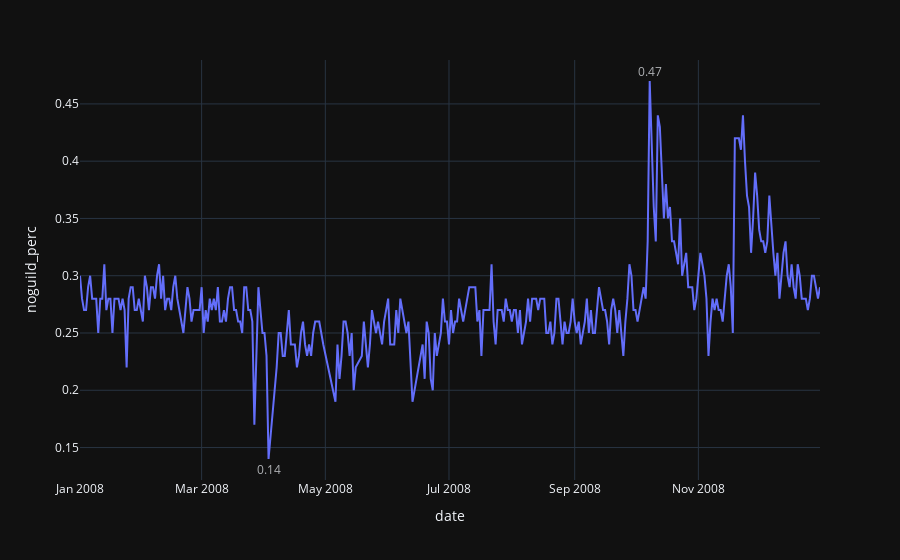

Source (notebook cell):
### Code cell
#dau 중 길드가 없는 유저의 비율
fig = px.line(noguild_daily, x='date', y='noguild_perc', template='plotly_dark')
fig.add_annotation(showarrow=False,
                   align = 'right',
                   x=noguild_daily.date[noguild_daily.max(axis = 1).idxmax()],
                   y=noguild_daily.max().noguild_perc,
                   text=str(noguild_daily.max().noguild_perc),
                   yshift=10,
                   opacity=0.7)
fig.add_annotation(showarrow=False,
                   align = 'right',
                   x=noguild_daily.date[noguild_daily.min(axis = 1).idxmin()],
                   y=noguild_daily.min().noguild_perc,
                   text=str(noguild_daily.min().noguild_perc),
                   yshift=-10,
                   opacity=0.7)
fig.show()
fig.write_image("img/noguild_percentage.png")

### Figure 1 — Plotly figure (JSON) as saved in the notebook; plotly's stock layout.template omitted (floating-point values rounded to 4 significant figures; data arrays with more than 128 entries replaced by an {"elided": "..."} marker saying what was removed)
{"data": [{"hovertemplate": "date=%{x}<br>noguild_perc=%{y}<extra></extra>", "legendgroup": "", "line": {"color": "#636efa", "dash": "solid"}, "mode": "lines", "name": "", "orientation": "v", "showlegend": false, "type": "scatter", "x": {"elided": "352 str values"}, "xaxis": "x", "y": {"elided": "352 float values"}, "yaxis": "y"}], "layout": {"annotations": [{"align": "right", "opacity": 0.7, "showarrow": false, "text": "0.47", "x": "2008-10-08", "y": 0.47, "yshift": 10}, {"align": "right", "opacity": 0.7, "showarrow": false, "text": "0.14", "x": "2008-04-03", "y": 0.14, "yshift": -10}], "autosize": true, "legend": {"tracegroupgap": 0}, "margin": {"t": 60}, "xaxis": {"anchor": "y", "autorange": true, "domain": [0, 1], "range": ["2008-01-01", "2008-12-31"], "title": {"text": "date"}, "type": "date"}, "yaxis": {"anchor": "x", "autorange": true, "domain": [0, 1], "range": [0.1163, 0.4937], "title": {"text": "noguild_perc"}, "type": "linear"}}}
